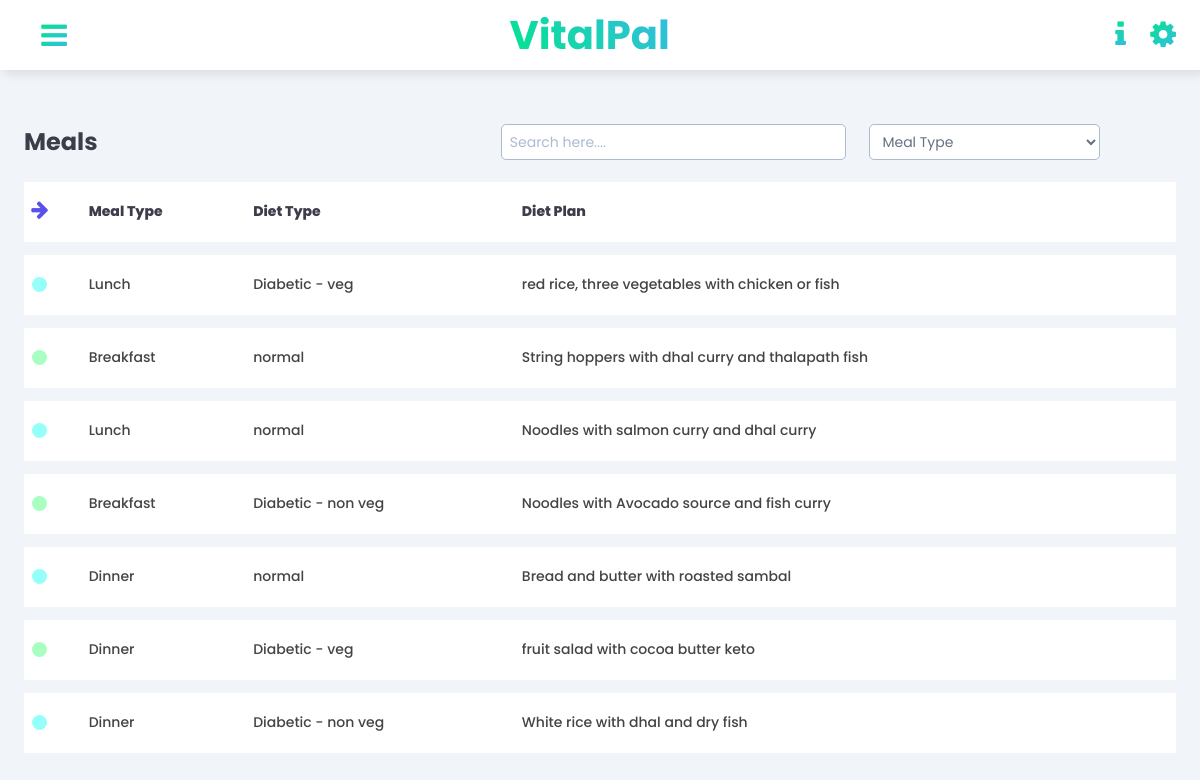
/patient/Meals.php (signed in), run on the app's committed database.
### tables this page shows
CREATE TABLE IF NOT EXISTS `mealplan` (
  `meal_ID` int(4) NOT NULL AUTO_INCREMENT,
  `meal_type` varchar(10) NOT NULL,
  `diet_type` varchar(50) NOT NULL,
  `diet_plan` varchar(50) NOT NULL,
  `m_status` varchar(1) NOT NULL,
  PRIMARY KEY (`meal_ID`)
);

### classes/mealplan.php (called while the page is built, shortened)
<?php
    class Mealplan {
        public function __construct() {
            $con = mysqli_connect(HOST, USER, PASS, DB) or die('Connection Error! '.mysqli_error());
            $this->vpc=$con;
        }
        public function m_fetchdata(){
            $result=mysqli_query($this->vpc,"SELECT * FROM mealplan");
            return $result;
        }
    }
?>

### patient/Meals.php (the view, shortened to what this page needs)
<?php
include_once("../classes/mealplan.php");
?>
<!DOCTYPE html>
<html>
    <head>
        <link rel="stylesheet" href="../css/style_4.css?v=<?php echo time(); ?>">
        <link href="https://stackpath.bootstrapcdn.com/font-awesome/4.7.0/css/font-awesome.min.css" rel="stylesheet">
    </head>
<body>
    <div class="main-content">
        <header>
            <div class="menu-toggle">
                <label for="sidebar-toggle">
                    <span class="fa fa-bars"></span>
                </label>
            </div>
            <div class="header-heading">
                <a href="Home.php"><h2>VitalPal</h2></a>
            </div>
            <div class="header-icons">
                <span class="fa fa-info"> </span>
                <span class="fa fa-cog"> </span>
            </div>
        </header>
        <main>
        <div class="grid">
            <div class="data">
                <div class="filtering">
                    <h2>Meals</h2>
                    <input type="text" name="search" id="search" placeholder="Search here...." >
                    <select data="fa fa-filter" name="filter" class="searchbyfilter" id="searchfilter" required>
                        <option value="1">Meal Type</option>
                    </select>
                </div>
                <div class="table-responsive">
                    <table id="table" width="100%">
                        <tbody>
                            <tr class="table-heading">
                                <td>
                                    <div class="indicator-heading">
                                        <span class="fa fa-arrow-down"></span>
                                    </div>
                                </td>
                                <td>
                                    <div>
                                        <p>Meal Type</p>
                                    </div>
                                </td>
                                <td>
                                    <div>
                                        <p>Diet Type</p>
                                    </div>
                                </td>
                                <td>
                                    <div>
                                        <p>Diet Plan</p>
                                    </div>
                                </td>
                            </tr>
                            <?php
                                    include_once '../classes/mealplan.php';
                                    $fetchdata=new Mealplan();
                                    $sql=$fetchdata->m_fetchdata();
                                    $cnt=1;
                                    while($row=mysqli_fetch_array($sql))
                                    {
                                echo '
                                <tr>
                                    <td>
                                        <div>
                                            <span class="indicator"></span>
                                        </div>
                                    </td>
                                    <td id=mealType'.$cnt.'>
                                        <div>
                                            '.$row['meal_type'].'
                                        </div>
                                    </td>
                                    <td id=dietType'.$cnt.'>
                                        <div>
                                            '.$row['diet_type'].'
                                        </div>
                                    </td>
                                    <td id=dietPlan'.$cnt.'>
                                        <div>
                                            '.$row['diet_plan'].'
                                        </div>
                                    </td>
                                </tr>
                                ';
                                   $cnt++;
                                    }
                            ?>
                        </tbody>
                    </table>
                </div>
            </div>
        </div>
        </main>
    </div>
</body>
</html>

### css/style_4.css (style rules this page uses)
* { font-family: 'Poppins', sans-serif; box-sizing: border-box; text-decoration: none; list-style-type: none; margin: 0; padding: 0; }
body { overflow-x: auto; }
header { height: 70px; display: flex; justify-content: space-between; align-items: center; padding: 16px 24px; position: fixed; left: 280px; width: calc(100% - 280px); top: 0; z-index: 20; background: #fff; box-shadow: 4px 4px 10px rgba(0, 0, 0, 0.1); transition: left 300ms; }
.menu-toggle label { height: 60px; width: 60px; display: grid; place-items: center; font-size: 24px; border-radius: 50%; transition: 0.5s; }
.menu-toggle .fa { background: -webkit-gradient(linear, left top, right bottom, from(#00E689), to(#37BAE5)); background-clip: text; -webkit-background-clip: text; -webkit-text-fill-color: transparent; color: #121E28; font-size: 30px; transition: 0.5s; }
.header-icons span { display: inline-block; margin-left: 20px; font-size: 22px; }
.header-icons .fa { background: -webkit-gradient(linear, left top, right bottom, from(#00E689), to(#37BAE5)); background-clip: text; -webkit-background-clip: text; -webkit-text-fill-color: transparent; font-size: 30px; transition: 0.5s; }
.header-heading h2 { font-size: 40px; background-image: linear-gradient(45deg, #00E689, #37BAE5); background-image: conic-gradient(45deg, #00E689, #37BAE5); background-size: 100%; background-clip: text; -webkit-background-clip: text; -moz-background-clip: text; -webkit-text-fill-color: transparent; -moz-text-fill-color: transparent; transition: 1s; }
.main-content { margin-left: 280px; transition: margin-left 300ms; }
main { padding: 24px; background: #f1f5f9; min-height: calc(100vh - 70px); margin-top: 70px; }
.grid { margin-top: 30px; display: grid; grid-gap: 48px; }
.data .filtering h2 { color: #3C3C4B; }
.data .filtering { width: 100%; position: auto; display: flex; }
.data .filtering input { margin-left: 35%; width: 30%; height: 36px; align-items: right; background: #fff; outline: none; border: 1px solid #ABBBD0; border-radius: 5px; line-height: 1; font-weight: 400; font-size: 14px; color: #657081; padding: 8px; }
.data .filtering input::placeholder { color: #ABBBD0; }
.data .filtering select { margin-left: 2%; width: 20%; height: 36px; align-items: right; background: #fff; outline: none; border: 1px solid #ABBBD0; border-radius: 5px; line-height: 1; font-weight: 400; font-size: 14px; color: #657081; padding: 8px; }
.table-responsive { margin-top: 1%; overflow: auto; }
.data table td div { background: #fff; margin-bottom: 13px; height: 60px; display: flex; align-items: center; padding: 8px; font-size: 14px; color: #444; font-weight: 500; }
.data table { border-collapse: collapse; margin-top: 10px; overflow-x: auto; }
.table-heading p { color:#3C3C4B; font-weight: 800; }
.indicator-heading .fa { color: #5850ec; font-size: 20px; padding-bottom: 20px; height: 15px; width: 15px; border-radius: 50%; transform: rotateZ(-90deg); transition: 0.5s; }
span.indicator { background: #95FFF9; height: 15px; width: 15px; border-radius: 50%; }
tr:nth-child(odd) span.indicator { background: #A9FFC1; height: 15px; width: 15px; border-radius: 50%; }
@media only screen and (max-width: 1200px) { .main-content { margin-left: 0; } }
@media only screen and (max-width: 1200px) { header { left: 0; width: 100%; } }

### data on the page
mealplan: meal_type "Lunch", diet_type "Diabetic - veg", diet_plan "red rice, three vegetables with chicken or fish"
mealplan: meal_type "Breakfast", diet_type "normal", diet_plan "String hoppers with dhal curry and thalapath fish"
mealplan: meal_type "Lunch", diet_type "normal", diet_plan "Noodles with salmon curry and dhal curry"
mealplan: meal_type "Breakfast", diet_type "Diabetic - non veg", diet_plan "Noodles with Avocado source and fish curry"
mealplan: meal_type "Dinner", diet_type "normal", diet_plan "Bread and butter with roasted sambal"
mealplan: meal_type "Dinner", diet_type "Diabetic - veg", diet_plan "fruit salad with cocoa butter keto"
mealplan: meal_type "Dinner", diet_type "Diabetic - non veg", diet_plan "White rice with dhal and dry fish"
